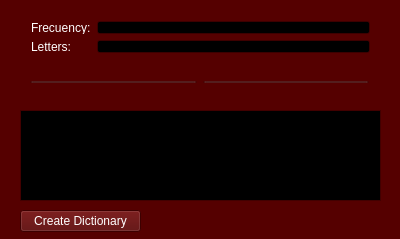
<?xml version="1.0" encoding="UTF-8"?>
<ui version="4.0">
 <class>MainWindow</class>
 <widget class="QMainWindow" name="MainWindow">
  <property name="geometry">
   <rect>
    <x>0</x>
    <y>0</y>
    <width>400</width>
    <height>239</height>
   </rect>
  </property>
  <property name="palette">
   <palette>
    <active>
     <colorrole role="WindowText">
      <brush brushstyle="SolidPattern">
       <color alpha="255">
        <red>255</red>
        <green>255</green>
        <blue>255</blue>
       </color>
      </brush>
     </colorrole>
     <colorrole role="Button">
      <brush brushstyle="SolidPattern">
       <color alpha="255">
        <red>85</red>
        <green>0</green>
        <blue>0</blue>
       </color>
      </brush>
     </colorrole>
     <colorrole role="Light">
      <brush brushstyle="SolidPattern">
       <color alpha="255">
        <red>127</red>
        <green>0</green>
        <blue>0</blue>
       </color>
      </brush>
     </colorrole>
     <colorrole role="Midlight">
      <brush brushstyle="SolidPattern">
       <color alpha="255">
        <red>106</red>
        <green>0</green>
        <blue>0</blue>
       </color>
      </brush>
     </colorrole>
     <colorrole role="Dark">
      <brush brushstyle="SolidPattern">
       <color alpha="255">
        <red>42</red>
        <green>0</green>
        <blue>0</blue>
       </color>
      </brush>
     </colorrole>
     <colorrole role="Mid">
      <brush brushstyle="SolidPattern">
       <color alpha="255">
        <red>56</red>
        <green>0</green>
        <blue>0</blue>
       </color>
      </brush>
     </colorrole>
     <colorrole role="Text">
      <brush brushstyle="SolidPattern">
       <color alpha="255">
        <red>255</red>
        <green>255</green>
        <blue>255</blue>
       </color>
      </brush>
     </colorrole>
     <colorrole role="BrightText">
      <brush brushstyle="SolidPattern">
       <color alpha="255">
        <red>255</red>
        <green>255</green>
        <blue>255</blue>
       </color>
      </brush>
     </colorrole>
     <colorrole role="ButtonText">
      <brush brushstyle="SolidPattern">
       <color alpha="255">
        <red>255</red>
        <green>255</green>
        <blue>255</blue>
       </color>
      </brush>
     </colorrole>
     <colorrole role="Base">
      <brush brushstyle="SolidPattern">
       <color alpha="255">
        <red>0</red>
        <green>0</green>
        <blue>0</blue>
       </color>
      </brush>
     </colorrole>
     <colorrole role="Window">
      <brush brushstyle="SolidPattern">
       <color alpha="255">
        <red>85</red>
        <green>0</green>
        <blue>0</blue>
       </color>
      </brush>
     </colorrole>
     <colorrole role="Shadow">
      <brush brushstyle="SolidPattern">
       <color alpha="255">
        <red>0</red>
        <green>0</green>
        <blue>0</blue>
       </color>
      </brush>
     </colorrole>
     <colorrole role="AlternateBase">
      <brush brushstyle="SolidPattern">
       <color alpha="255">
        <red>42</red>
        <green>0</green>
        <blue>0</blue>
       </color>
      </brush>
     </colorrole>
     <colorrole role="ToolTipBase">
      <brush brushstyle="SolidPattern">
       <color alpha="255">
        <red>255</red>
        <green>255</green>
        <blue>220</blue>
       </color>
      </brush>
     </colorrole>
     <colorrole role="ToolTipText">
      <brush brushstyle="SolidPattern">
       <color alpha="255">
        <red>0</red>
        <green>0</green>
        <blue>0</blue>
       </color>
      </brush>
     </colorrole>
    </active>
    <inactive>
     <colorrole role="WindowText">
      <brush brushstyle="SolidPattern">
       <color alpha="255">
        <red>255</red>
        <green>255</green>
        <blue>255</blue>
       </color>
      </brush>
     </colorrole>
     <colorrole role="Button">
      <brush brushstyle="SolidPattern">
       <color alpha="255">
        <red>85</red>
        <green>0</green>
        <blue>0</blue>
       </color>
      </brush>
     </colorrole>
     <colorrole role="Light">
      <brush brushstyle="SolidPattern">
       <color alpha="255">
        <red>127</red>
        <green>0</green>
        <blue>0</blue>
       </color>
      </brush>
     </colorrole>
     <colorrole role="Midlight">
      <brush brushstyle="SolidPattern">
       <color alpha="255">
        <red>106</red>
        <green>0</green>
        <blue>0</blue>
       </color>
      </brush>
     </colorrole>
     <colorrole role="Dark">
      <brush brushstyle="SolidPattern">
       <color alpha="255">
        <red>42</red>
        <green>0</green>
        <blue>0</blue>
       </color>
      </brush>
     </colorrole>
     <colorrole role="Mid">
      <brush brushstyle="SolidPattern">
       <color alpha="255">
        <red>56</red>
        <green>0</green>
        <blue>0</blue>
       </color>
      </brush>
     </colorrole>
     <colorrole role="Text">
      <brush brushstyle="SolidPattern">
       <color alpha="255">
        <red>255</red>
        <green>255</green>
        <blue>255</blue>
       </color>
      </brush>
     </colorrole>
     <colorrole role="BrightText">
      <brush brushstyle="SolidPattern">
       <color alpha="255">
        <red>255</red>
        <green>255</green>
        <blue>255</blue>
       </color>
      </brush>
     </colorrole>
     <colorrole role="ButtonText">
      <brush brushstyle="SolidPattern">
       <color alpha="255">
        <red>255</red>
        <green>255</green>
        <blue>255</blue>
       </color>
      </brush>
     </colorrole>
     <colorrole role="Base">
      <brush brushstyle="SolidPattern">
       <color alpha="255">
        <red>0</red>
        <green>0</green>
        <blue>0</blue>
       </color>
      </brush>
     </colorrole>
     <colorrole role="Window">
      <brush brushstyle="SolidPattern">
       <color alpha="255">
        <red>85</red>
        <green>0</green>
        <blue>0</blue>
       </color>
      </brush>
     </colorrole>
     <colorrole role="Shadow">
      <brush brushstyle="SolidPattern">
       <color alpha="255">
        <red>0</red>
        <green>0</green>
        <blue>0</blue>
       </color>
      </brush>
     </colorrole>
     <colorrole role="AlternateBase">
      <brush brushstyle="SolidPattern">
       <color alpha="255">
        <red>42</red>
        <green>0</green>
        <blue>0</blue>
       </color>
      </brush>
     </colorrole>
     <colorrole role="ToolTipBase">
      <brush brushstyle="SolidPattern">
       <color alpha="255">
        <red>255</red>
        <green>255</green>
        <blue>220</blue>
       </color>
      </brush>
     </colorrole>
     <colorrole role="ToolTipText">
      <brush brushstyle="SolidPattern">
       <color alpha="255">
        <red>0</red>
        <green>0</green>
        <blue>0</blue>
       </color>
      </brush>
     </colorrole>
    </inactive>
    <disabled>
     <colorrole role="WindowText">
      <brush brushstyle="SolidPattern">
       <color alpha="255">
        <red>42</red>
        <green>0</green>
        <blue>0</blue>
       </color>
      </brush>
     </colorrole>
     <colorrole role="Button">
      <brush brushstyle="SolidPattern">
       <color alpha="255">
        <red>85</red>
        <green>0</green>
        <blue>0</blue>
       </color>
      </brush>
     </colorrole>
     <colorrole role="Light">
      <brush brushstyle="SolidPattern">
       <color alpha="255">
        <red>127</red>
        <green>0</green>
        <blue>0</blue>
       </color>
      </brush>
     </colorrole>
     <colorrole role="Midlight">
      <brush brushstyle="SolidPattern">
       <color alpha="255">
        <red>106</red>
        <green>0</green>
        <blue>0</blue>
       </color>
      </brush>
     </colorrole>
     <colorrole role="Dark">
      <brush brushstyle="SolidPattern">
       <color alpha="255">
        <red>42</red>
        <green>0</green>
        <blue>0</blue>
       </color>
      </brush>
     </colorrole>
     <colorrole role="Mid">
      <brush brushstyle="SolidPattern">
       <color alpha="255">
        <red>56</red>
        <green>0</green>
        <blue>0</blue>
       </color>
      </brush>
     </colorrole>
     <colorrole role="Text">
      <brush brushstyle="SolidPattern">
       <color alpha="255">
        <red>42</red>
        <green>0</green>
        <blue>0</blue>
       </color>
      </brush>
     </colorrole>
     <colorrole role="BrightText">
      <brush brushstyle="SolidPattern">
       <color alpha="255">
        <red>255</red>
        <green>255</green>
        <blue>255</blue>
       </color>
      </brush>
     </colorrole>
     <colorrole role="ButtonText">
      <brush brushstyle="SolidPattern">
       <color alpha="255">
        <red>42</red>
        <green>0</green>
        <blue>0</blue>
       </color>
      </brush>
     </colorrole>
     <colorrole role="Base">
      <brush brushstyle="SolidPattern">
       <color alpha="255">
        <red>85</red>
        <green>0</green>
        <blue>0</blue>
       </color>
      </brush>
     </colorrole>
     <colorrole role="Window">
      <brush brushstyle="SolidPattern">
       <color alpha="255">
        <red>85</red>
        <green>0</green>
        <blue>0</blue>
       </color>
      </brush>
     </colorrole>
     <colorrole role="Shadow">
      <brush brushstyle="SolidPattern">
       <color alpha="255">
        <red>0</red>
        <green>0</green>
        <blue>0</blue>
       </color>
      </brush>
     </colorrole>
     <colorrole role="AlternateBase">
      <brush brushstyle="SolidPattern">
       <color alpha="255">
        <red>85</red>
        <green>0</green>
        <blue>0</blue>
       </color>
      </brush>
     </colorrole>
     <colorrole role="ToolTipBase">
      <brush brushstyle="SolidPattern">
       <color alpha="255">
        <red>255</red>
        <green>255</green>
        <blue>220</blue>
       </color>
      </brush>
     </colorrole>
     <colorrole role="ToolTipText">
      <brush brushstyle="SolidPattern">
       <color alpha="255">
        <red>0</red>
        <green>0</green>
        <blue>0</blue>
       </color>
      </brush>
     </colorrole>
    </disabled>
   </palette>
  </property>
  <property name="windowTitle">
   <string>MainWindow</string>
  </property>
  <widget class="QWidget" name="centralWidget">
   <widget class="QTextEdit" name="textEdit">
    <property name="enabled">
     <bool>true</bool>
    </property>
    <property name="geometry">
     <rect>
      <x>20</x>
      <y>110</y>
      <width>361</width>
      <height>91</height>
     </rect>
    </property>
    <property name="readOnly">
     <bool>true</bool>
    </property>
   </widget>
   <widget class="QWidget" name="layoutWidget">
    <property name="geometry">
     <rect>
      <x>20</x>
      <y>10</y>
      <width>361</width>
      <height>54</height>
     </rect>
    </property>
    <layout class="QHBoxLayout" name="horizontalLayout">
     <item>
      <layout class="QVBoxLayout" name="verticalLayout">
       <item>
        <widget class="QLabel" name="label_2">
         <property name="text">
          <string>Frecuency:</string>
         </property>
        </widget>
       </item>
       <item>
        <widget class="QLabel" name="label">
         <property name="text">
          <string>Letters:</string>
         </property>
        </widget>
       </item>
      </layout>
     </item>
     <item>
      <layout class="QVBoxLayout" name="verticalLayout_2">
       <item>
        <widget class="QLineEdit" name="lineEdit"/>
       </item>
       <item>
        <widget class="QLineEdit" name="lineEdit_2"/>
       </item>
      </layout>
     </item>
    </layout>
   </widget>
   <widget class="QWidget" name="layoutWidget">
    <property name="geometry">
     <rect>
      <x>19</x>
      <y>70</y>
      <width>361</width>
      <height>24</height>
     </rect>
    </property>
    <layout class="QHBoxLayout" name="horizontalLayout_2">
     <item>
      <widget class="QPushButton" name="pushButton">
       <property name="text">
        <string>Go Huffman</string>
       </property>
      </widget>
     </item>
     <item>
      <widget class="QPushButton" name="SplitFrecuency">
       <property name="text">
        <string>Split String &lt;Frecuency&gt;</string>
       </property>
      </widget>
     </item>
    </layout>
   </widget>
   <widget class="QPushButton" name="createD">
    <property name="geometry">
     <rect>
      <x>20</x>
      <y>210</y>
      <width>121</width>
      <height>22</height>
     </rect>
    </property>
    <property name="text">
     <string>Create Dictionary</string>
    </property>
   </widget>
   <zorder>layoutWidget</zorder>
   <zorder>layoutWidget</zorder>
   <zorder>textEdit</zorder>
   <zorder>createD</zorder>
  </widget>
 </widget>
 <layoutdefault spacing="6" margin="11"/>
 <resources/>
 <connections/>
</ui>
